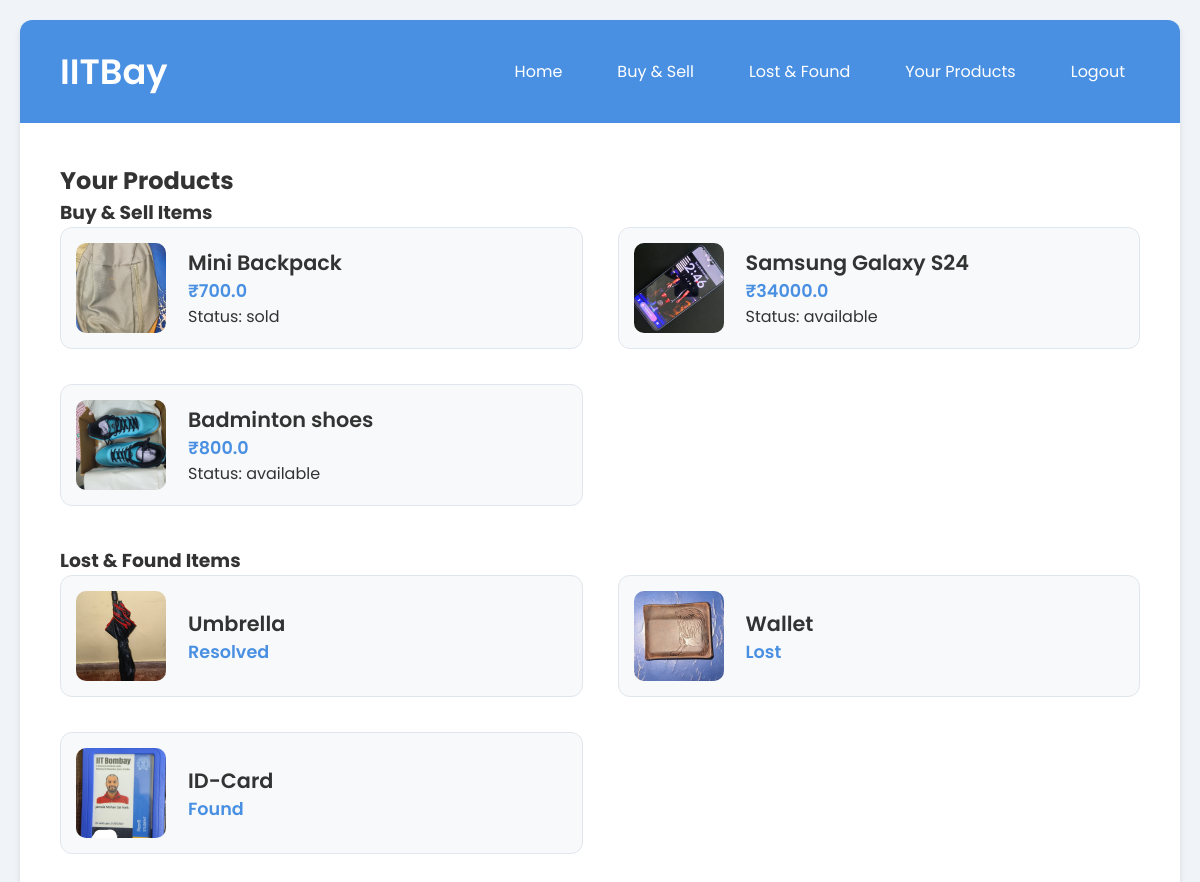
Page /your-products (signed in) on the earlier database version.
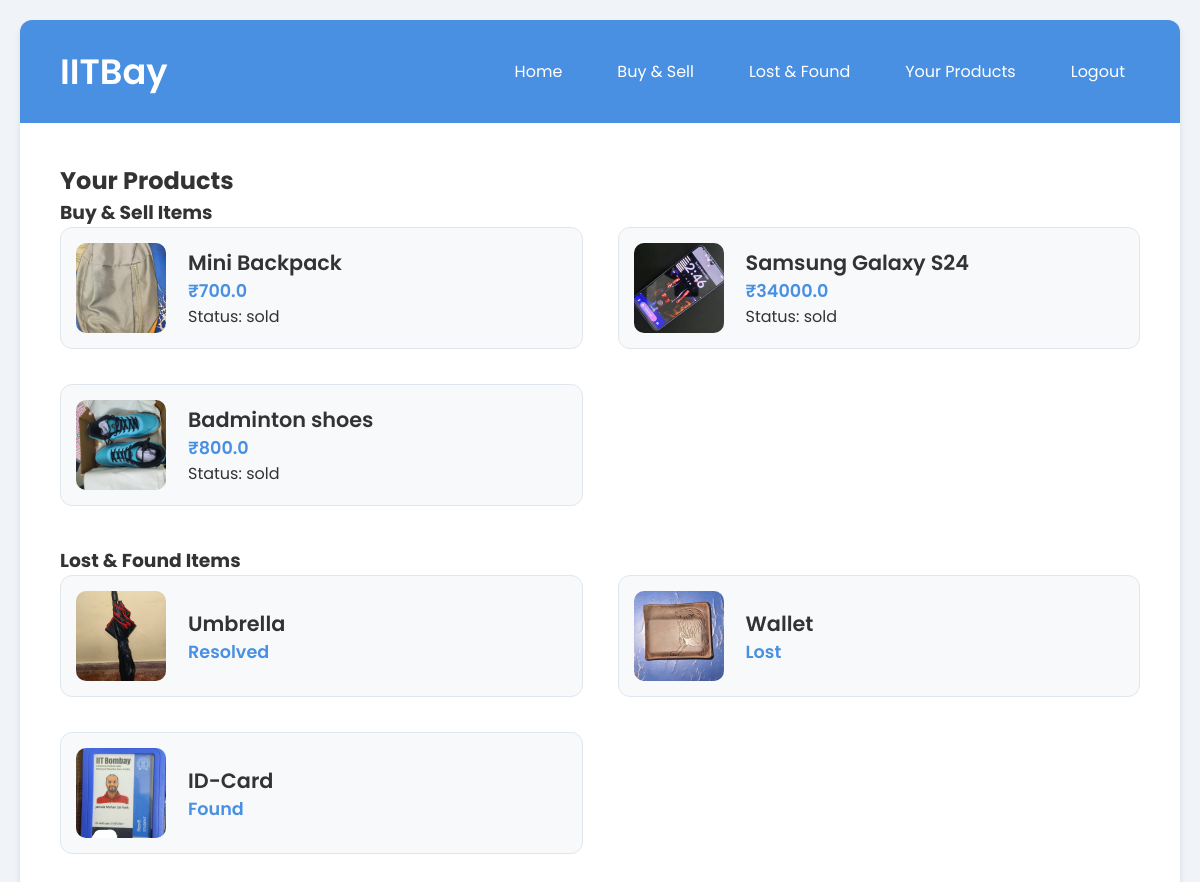
Same page on the later database version.
### tables this page shows
CREATE TABLE buy_sell_items (
                id INTEGER PRIMARY KEY AUTOINCREMENT,
                name TEXT NOT NULL,
                description TEXT,
                price REAL NOT NULL,
                image TEXT,
                seller_name TEXT,
                roll_number TEXT,
                contact TEXT,
                email TEXT,
                pickup_place TEXT,
                created_at TEXT,
                status TEXT NOT NULL DEFAULT 'available',
                user_id INTEGER
            );

CREATE TABLE lost_found_items (
                id INTEGER PRIMARY KEY AUTOINCREMENT,
                item TEXT NOT NULL,
                description TEXT,
                image TEXT,
                contact TEXT,
                status TEXT NOT NULL,
                user_id INTEGER
            );

### app.py (the view)
@app.route('/your-products')
def your_products():
    if 'user_id' not in session:
        return redirect(url_for('login'))
    db = get_db()
    buy_sell_items = db.execute(
        "SELECT * FROM buy_sell_items WHERE user_id = ? ORDER BY id DESC",
        (session['user_id'],)
    ).fetchall()
    lost_found_items = db.execute(
        "SELECT * FROM lost_found_items WHERE user_id = ? ORDER BY id DESC",
        (session['user_id'],)
    ).fetchall()
    return render_template(
        'your_products.html',
        buy_sell_items=buy_sell_items,
        lost_found_items=lost_found_items
    )

### app.py (called while the page is built)
def get_db():
    db = getattr(g, '_database', None)
    if db is None:
        db = g._database = sqlite3.connect(DATABASE)
        db.row_factory = sqlite3.Row
    return db

@app.teardown_appcontext
def close_connection(exception):
    db = getattr(g, '_database', None)
    if db is not None:
        db.close()

### templates/your_products.html
{% extends "base.html" %}
{% block content %}
<h2>Your Products</h2>
<h3 class="section-title">Buy & Sell Items</h3>
<div class="product-grid">
    {% if buy_sell_items %}
        {% for item in buy_sell_items %}
            <a href="{{ url_for('product_detail', item_id=item.id) }}" class="product-card">
                {% if item.image %}
                    <img src="{{ url_for('static', filename='uploads/' ~ item.image) }}" class="product-image">
                {% else %}
                    <div class="product-image"
                         style="display:flex;align-items:center;justify-content:center;background:#e3f2fd;">Image</div>
                {% endif %}
                <div class="product-info">
                    <div class="product-name">{{ item.name }}</div>
                    <div class="product-price">₹{{ item.price }}</div>
                    <p>Status: {{ item.status }}</p>
                </div>
            </a>
        {% endfor %}
    {% else %}
        <p>You haven't posted any items for sale.</p>
    {% endif %}
</div>
<h3 class="section-title" style="margin-top:40px;">Lost & Found Items</h3>
<div class="product-grid">
    {% if lost_found_items %}
        {% for item in lost_found_items %}
            <a href="{{ url_for('lost_found_detail', item_id=item.id) }}" class="product-card">
                {% if item.image %}
                    <img src="{{ url_for('static', filename='uploads/' ~ item.image) }}" class="product-image">
                {% else %}
                    <div class="product-image"
                         style="display:flex;align-items:center;justify-content:center;background:#e3f2fd;">Image</div>
                {% endif %}
                <div class="product-info">
                    <div class="product-name">{{ item.item }}</div>
                    <div class="product-price">{{ item.status | capitalize }}</div>
                </div>
            </a>
        {% endfor %}
    {% else %}
        <p>You haven't posted any lost or found items.</p>
    {% endif %}
</div>
{% endblock %}

### templates/base.html (shortened to what this page needs)
<!DOCTYPE html>
<html lang="en">
<head>
    <link rel="stylesheet" href="{{ url_for('static', filename='style.css') }}">
</head>
<body>
    <div class="container">
        <header>
            <h1><a href="{{ url_for('home') }}">IITBay</a></h1>
            <nav>
                <a href="{{ url_for('home') }}">Home</a>
                <a href="{{ url_for('buy_sell') }}">Buy & Sell</a>
                <a href="{{ url_for('lost_found') }}">Lost & Found</a>
                {% if 'user_id' in session %}
                <a href="{{ url_for('your_products') }}">Your Products</a>
                {% endif %}
                {% if 'username' in session %}
                <a href="{{ url_for('logout') }}">Logout</a>
                {% else %}
                <a href="{{ url_for('login') }}">Login</a>
                {% endif %}
            </nav>
        </header>
        <main>
            {% block content %}{% endblock %}
        </main>
    </div>
</body>
</html>

### static/style.css (style rules this page uses)
* { margin: 0; padding: 0; box-sizing: border-box; }
body { font-family: 'Poppins', sans-serif; background-color: #f0f4f8; min-height: 100vh; padding: 20px; color: #333; }
.container { max-width: 1200px; margin: 0 auto; background: white; border-radius: 12px; box-shadow: 0 4px 6px rgba(0,0,0,0.1); overflow: hidden; }
header { background: #4a90e2; padding: 25px 40px; color: white; display: flex; justify-content: space-between; align-items: center; }
header h1 a { color: white; text-decoration: none; font-size: 2.2rem; font-weight: 600; }
nav { display: flex; gap: 25px; }
nav a { color: white; text-decoration: none; font-weight: 400; font-size: 1rem; padding: 8px 15px; border-radius: 6px; transition: 0.3s; }
main { padding: 40px; min-height: 400px; }
.product-grid { display: grid; grid-template-columns: repeat(auto-fill, minmax(350px, 1fr)); gap: 35px; margin-bottom: 40px; }
.product-card { display: flex; align-items: center; background: #f8f9fa; border: 1px solid #e0e6ed; border-radius: 12px; padding: 15px; color: inherit; text-decoration: none; transition: 0.3s; }
.product-image { width: 90px; height: 90px; border-radius: 10px; object-fit: cover; margin-right: 22px; }
.product-info { display: flex; flex-direction: column; }
.product-name { font-size: 1.3rem; font-weight: 600; }
.product-price { font-size: 1.1rem; font-weight: 600; color: #4a90e2; }

Differences in the rows shown:
changed buy_sell_items "Samsung Galaxy S24": status "available" → "sold"
changed buy_sell_items "Badminton shoes": status "available" → "sold"
